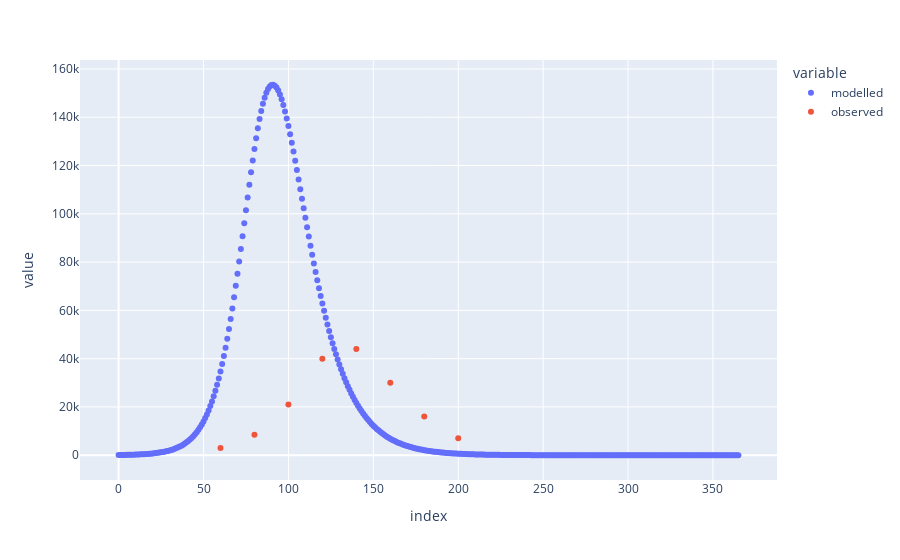

Notebook code for this chart:
### Code cell
df = pd.DataFrame(
    {
        "modelled": model_1.get_outputs_df()["I"],
        "observed": targets_data,
    }
)
df.plot(kind="scatter")#, labels=output_labels)

### Figure 1 — Plotly figure (JSON) as saved in the notebook; plotly's stock layout.template omitted (floating-point values rounded to 4 significant figures; data arrays with more than 128 entries replaced by an {"elided": "..."} marker saying what was removed)
{"data": [{"hovertemplate": "variable=modelled<br>index=%{x}<br>value=%{y}<extra></extra>", "legendgroup": "modelled", "marker": {"color": "#636efa", "symbol": "circle"}, "mode": "markers", "name": "modelled", "orientation": "v", "showlegend": true, "type": "scatter", "x": {"elided": "366 int values"}, "xaxis": "x", "y": {"elided": "366 float values"}, "yaxis": "y"}, {"hovertemplate": "variable=observed<br>index=%{x}<br>value=%{y}<extra></extra>", "legendgroup": "observed", "marker": {"color": "#EF553B", "symbol": "circle"}, "mode": "markers", "name": "observed", "orientation": "v", "showlegend": true, "type": "scatter", "x": {"elided": "366 int values"}, "xaxis": "x", "y": {"elided": "366 int values"}, "yaxis": "y"}], "layout": {"legend": {"title": {"text": "variable"}, "tracegroupgap": 0}, "margin": {"t": 60}, "xaxis": {"anchor": "y", "domain": [0, 1], "title": {"text": "index"}}, "yaxis": {"anchor": "x", "domain": [0, 1], "title": {"text": "value"}}}}
